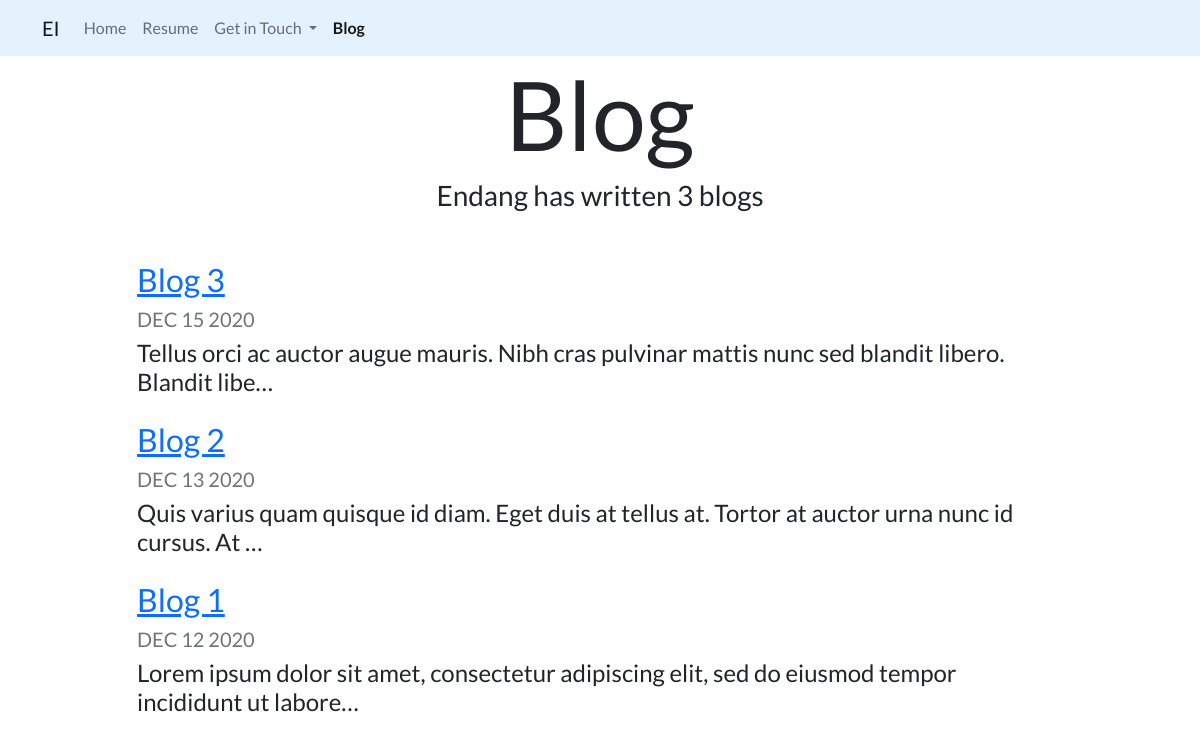
Screenshot of /blog/ with the database file from the repository.
### blog/models.py (models this page shows, shortened)
class Blog(models.Model):
    title = models.CharField(max_length=200)
    description = models.TextField()
    date = models.DateField()

### blog/views.py (the view)
# urls.py: path('', views.all_blogs, name='all_blogs'),
def all_blogs(request):
    blogs_count = Blog.objects.count()
    blogs = Blog.objects.order_by('-date')[:5]
    return render(request, 'blog/all_blogs.html', {'blogs': blogs, 'blogs_count': blogs_count})

### templates/blog/all_blogs.html
{% extends "portfolio/base.html" %}
{% load static %}
{% block content %}
<h1 id="blogtitle" class="font-weight-bold text-center">Blog</h1>
<h3 class="text-center mb-5">Endang has written {{ blogs.count }} blog{{ blogs.count|pluralize }}</h3>
{% for blog in blogs %}
<div class="row justify-content-center my-3">
  <div class="col-md-10">
    <a href="{% url 'blog:detail' blog.id %}">
      <h2>{{ blog.title }}</h2>
    </a>
    <h5 class="text-muted">{{ blog.date|date:'M d Y'|upper }}</h5>
    <h4>{{ blog.description|striptags|truncatechars:100 }}</h4>
  </div>
</div>
{% endfor %}
{% endblock %}

### portfolio/static/css/custom.css (style rules this page uses)
body { font-family: 'Lato', sans-serif; }
#blogtitle { font-size: 6rem; }

### rows the page displays
Blog: title "Blog 3", date "DEC 15 2020", description "Tellus orci ac auctor augue mauris. Nibh cras pulvinar mattis nunc sed blandit libero. Blandit libe…"
Blog: title "Blog 2", date "DEC 13 2020", description "Quis varius quam quisque id diam. Eget duis at tellus at. Tortor at auctor urna nunc id cursus. At …"
Blog: title "Blog 1", date "DEC 12 2020", description "Lorem ipsum dolor sit amet, consectetur adipiscing elit, sed do eiusmod tempor incididunt ut labore…"

### other values shown
{{ blogs.count }} "3"
